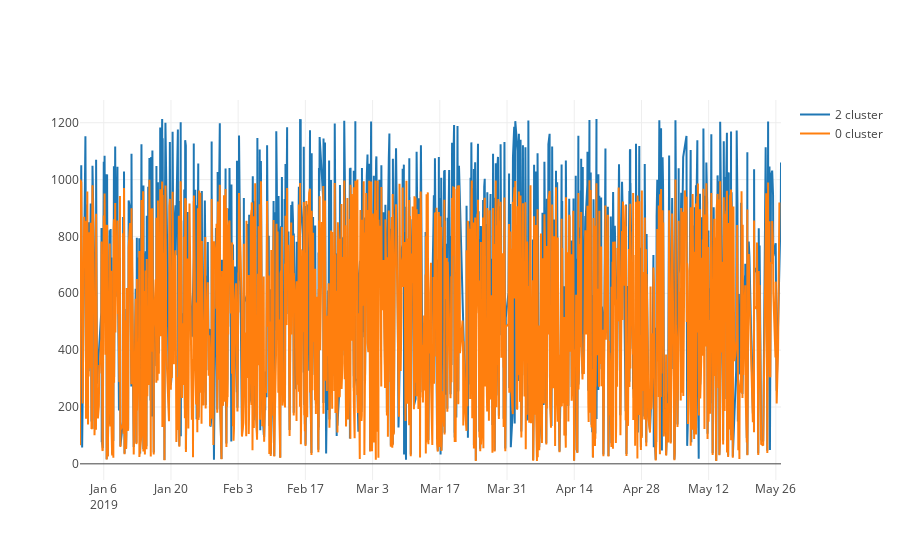

The notebook cell this image was saved under:
### Code cell
plotAmounts([sales, collections])

### Figure 1 — Plotly figure (JSON) as saved in the notebook; plotly's stock layout.template omitted (floating-point values rounded to 4 significant figures; data arrays with more than 128 entries replaced by an {"elided": "..."} marker saying what was removed)
{"data": [{"name": "2 cluster", "type": "scatter", "uid": "b47c5ba9-1de1-433e-add3-d606c0f49579", "x": {"elided": "1340 str values"}, "y": {"elided": "1340 float values"}}, {"name": "0 cluster", "type": "scatter", "uid": "34cb0f88-62ae-42f5-a11a-dccd339f2348", "x": {"elided": "1674 str values"}, "y": {"elided": "1674 float values"}}], "layout": {}}
